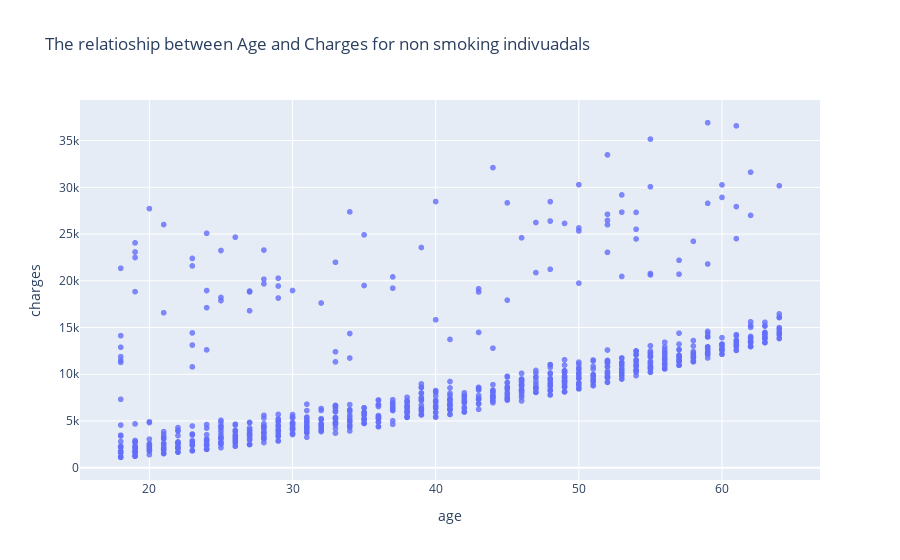

The notebook cell this image was saved under:
### Markdown cell above
Now we will observe the relationship between age and charges for non-smokers using a **scatter plot.**

### Code cell
px.scatter(non_smoker_data,
           x="age",
           y='charges',
           opacity=0.8,
           title='The relatioship between Age and Charges for non smoking indivuadals'
           ).show()

### Figure 1 — Plotly figure (JSON) as saved in the notebook; plotly's stock layout.template omitted (floating-point values rounded to 4 significant figures; data arrays with more than 128 entries replaced by an {"elided": "..."} marker saying what was removed)
{"data": [{"hovertemplate": "age=%{x}<br>charges=%{y}<extra></extra>", "legendgroup": "", "marker": {"color": "#636efa", "opacity": 0.8, "symbol": "circle"}, "mode": "markers", "name": "", "showlegend": false, "type": "scattergl", "x": {"elided": "1064 int values"}, "xaxis": "x", "y": {"elided": "1064 float values"}, "yaxis": "y"}], "layout": {"legend": {"tracegroupgap": 0}, "title": {"text": "The relatioship between Age and Charges for non smoking indivuadals"}, "xaxis": {"anchor": "y", "domain": [0, 1], "title": {"text": "age"}}, "yaxis": {"anchor": "x", "domain": [0, 1], "title": {"text": "charges"}}}}
